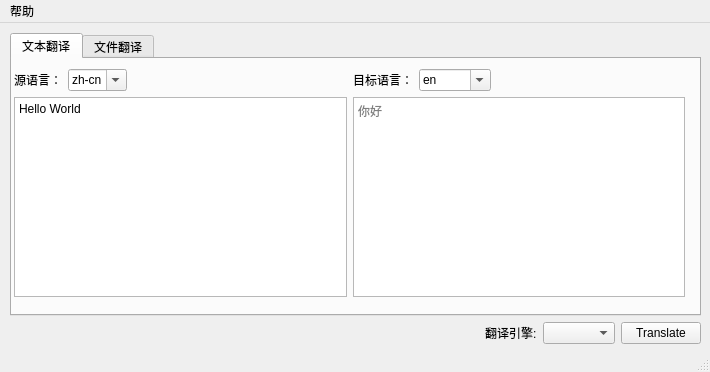
<?xml version="1.0" encoding="UTF-8"?>
<ui version="4.0">
 <author>屈金山</author>
 <class>TranslatorMainWindow</class>
 <widget class="QMainWindow" name="TranslatorMainWindow">
  <property name="geometry">
   <rect>
    <x>0</x>
    <y>0</y>
    <width>710</width>
    <height>372</height>
   </rect>
  </property>
  <property name="windowTitle">
   <string>谷歌翻译</string>
  </property>
  <widget class="QWidget" name="centralwidget">
   <widget class="QWidget" name="layoutWidget">
    <property name="geometry">
     <rect>
      <x>0</x>
      <y>0</y>
      <width>2</width>
      <height>2</height>
     </rect>
    </property>
    <layout class="QVBoxLayout" name="verticalLayout_3"/>
   </widget>
   <widget class="QWidget" name="">
    <property name="geometry">
     <rect>
      <x>10</x>
      <y>10</y>
      <width>691</width>
      <height>311</height>
     </rect>
    </property>
    <layout class="QVBoxLayout" name="verticalLayout_6">
     <item>
      <widget class="QTabWidget" name="translateTabWidget">
       <property name="currentIndex">
        <number>0</number>
       </property>
       <widget class="QWidget" name="textTranslate">
        <attribute name="title">
         <string>文本翻译</string>
        </attribute>
        <widget class="QWidget" name="">
         <property name="geometry">
          <rect>
           <x>2</x>
           <y>10</y>
           <width>671</width>
           <height>228</height>
          </rect>
         </property>
         <layout class="QHBoxLayout" name="horizontalLayout_12">
          <item>
           <layout class="QVBoxLayout" name="verticalLayout_2">
            <item>
             <layout class="QHBoxLayout" name="horizontalLayout">
              <item>
               <layout class="QHBoxLayout" name="horizontalLayout_3">
                <item>
                 <widget class="QLabel" name="textOriginLabel">
                  <property name="text">
                   <string>源语言：</string>
                  </property>
                 </widget>
                </item>
                <item>
                 <widget class="QComboBox" name="textOriginComboBox">
                  <property name="editable">
                   <bool>true</bool>
                  </property>
                  <item>
                   <property name="text">
                    <string>zh-cn</string>
                   </property>
                  </item>
                  <item>
                   <property name="text">
                    <string>en</string>
                   </property>
                  </item>
                 </widget>
                </item>
               </layout>
              </item>
              <item>
               <spacer name="horizontalSpacer_4">
                <property name="orientation">
                 <enum>Qt::Horizontal</enum>
                </property>
                <property name="sizeHint" stdset="0">
                 <size>
                  <width>40</width>
                  <height>20</height>
                 </size>
                </property>
               </spacer>
              </item>
             </layout>
            </item>
            <item>
             <widget class="QTextEdit" name="textOriginText">
              <property name="html">
               <string>&lt;!DOCTYPE HTML PUBLIC &quot;-//W3C//DTD HTML 4.0//EN&quot; &quot;http://www.w3.org/TR/REC-html40/strict.dtd&quot;&gt;
&lt;html&gt;&lt;head&gt;&lt;meta name=&quot;qrichtext&quot; content=&quot;1&quot; /&gt;&lt;meta charset=&quot;utf-8&quot; /&gt;&lt;style type=&quot;text/css&quot;&gt;
p, li { white-space: pre-wrap; }
&lt;/style&gt;&lt;/head&gt;&lt;body style=&quot; font-family:'Microsoft YaHei UI'; font-size:9pt; font-weight:400; font-style:normal;&quot;&gt;
&lt;p style=&quot; margin-top:0px; margin-bottom:0px; margin-left:0px; margin-right:0px; -qt-block-indent:0; text-indent:0px;&quot;&gt;Hello World&lt;/p&gt;&lt;/body&gt;&lt;/html&gt;</string>
              </property>
              <property name="placeholderText">
               <string>Hello World</string>
              </property>
             </widget>
            </item>
           </layout>
          </item>
          <item>
           <layout class="QVBoxLayout" name="verticalLayout">
            <item>
             <layout class="QHBoxLayout" name="horizontalLayout_11">
              <item>
               <layout class="QHBoxLayout" name="horizontalLayout_2">
                <item>
                 <widget class="QLabel" name="textDestLabel">
                  <property name="text">
                   <string>目标语言：</string>
                  </property>
                 </widget>
                </item>
                <item>
                 <widget class="QComboBox" name="textDestComboBox">
                  <property name="editable">
                   <bool>true</bool>
                  </property>
                  <property name="currentText">
                   <string>en</string>
                  </property>
                 </widget>
                </item>
               </layout>
              </item>
              <item>
               <spacer name="horizontalSpacer_5">
                <property name="orientation">
                 <enum>Qt::Horizontal</enum>
                </property>
                <property name="sizeHint" stdset="0">
                 <size>
                  <width>40</width>
                  <height>20</height>
                 </size>
                </property>
               </spacer>
              </item>
             </layout>
            </item>
            <item>
             <widget class="QTextEdit" name="textDestText">
              <property name="placeholderText">
               <string>你好</string>
              </property>
             </widget>
            </item>
           </layout>
          </item>
         </layout>
        </widget>
       </widget>
       <widget class="QWidget" name="fileTranslate">
        <attribute name="title">
         <string>文件翻译</string>
        </attribute>
        <widget class="QWidget" name="">
         <property name="geometry">
          <rect>
           <x>10</x>
           <y>10</y>
           <width>671</width>
           <height>228</height>
          </rect>
         </property>
         <layout class="QHBoxLayout" name="horizontalLayout_10">
          <item>
           <layout class="QVBoxLayout" name="verticalLayout_5">
            <item>
             <layout class="QHBoxLayout" name="horizontalLayout_8">
              <item>
               <layout class="QHBoxLayout" name="horizontalLayout_6">
                <item>
                 <widget class="QLabel" name="fileOriginComboBoxLabel">
                  <property name="text">
                   <string>源语言:</string>
                  </property>
                 </widget>
                </item>
                <item>
                 <widget class="QComboBox" name="fileOriginComboBox">
                  <property name="editable">
                   <bool>true</bool>
                  </property>
                  <property name="currentText">
                   <string>en</string>
                  </property>
                 </widget>
                </item>
               </layout>
              </item>
              <item>
               <spacer name="horizontalSpacer_2">
                <property name="orientation">
                 <enum>Qt::Horizontal</enum>
                </property>
                <property name="sizeHint" stdset="0">
                 <size>
                  <width>40</width>
                  <height>20</height>
                 </size>
                </property>
               </spacer>
              </item>
              <item>
               <widget class="QPushButton" name="addFilePushButton">
                <property name="text">
                 <string>Add File</string>
                </property>
               </widget>
              </item>
             </layout>
            </item>
            <item>
             <widget class="QTableWidget" name="tableWidget_3">
              <column>
               <property name="text">
                <string>文件名称</string>
               </property>
              </column>
              <column>
               <property name="text">
                <string>文件路径</string>
               </property>
              </column>
             </widget>
            </item>
           </layout>
          </item>
          <item>
           <layout class="QVBoxLayout" name="verticalLayout_4">
            <item>
             <layout class="QHBoxLayout" name="horizontalLayout_9">
              <item>
               <layout class="QHBoxLayout" name="horizontalLayout_7">
                <item>
                 <widget class="QLabel" name="fileDestLabel">
                  <property name="text">
                   <string>目标语言:</string>
                  </property>
                 </widget>
                </item>
                <item>
                 <widget class="QComboBox" name="fileDestComboBox">
                  <property name="editable">
                   <bool>true</bool>
                  </property>
                  <property name="currentText">
                   <string>en</string>
                  </property>
                 </widget>
                </item>
               </layout>
              </item>
              <item>
               <spacer name="horizontalSpacer_3">
                <property name="orientation">
                 <enum>Qt::Horizontal</enum>
                </property>
                <property name="sizeHint" stdset="0">
                 <size>
                  <width>40</width>
                  <height>20</height>
                 </size>
                </property>
               </spacer>
              </item>
             </layout>
            </item>
            <item>
             <widget class="QTableWidget" name="fileDestTableWidget">
              <column>
               <property name="text">
                <string>文件名称</string>
               </property>
              </column>
              <column>
               <property name="text">
                <string>文件路径</string>
               </property>
              </column>
             </widget>
            </item>
           </layout>
          </item>
         </layout>
        </widget>
       </widget>
      </widget>
     </item>
     <item>
      <layout class="QHBoxLayout" name="horizontalLayout_5">
       <item>
        <spacer name="horizontalSpacer">
         <property name="orientation">
          <enum>Qt::Horizontal</enum>
         </property>
         <property name="sizeHint" stdset="0">
          <size>
           <width>40</width>
           <height>20</height>
          </size>
         </property>
        </spacer>
       </item>
       <item>
        <layout class="QHBoxLayout" name="translateHL">
         <item>
          <layout class="QHBoxLayout" name="horizontalLayout_4">
           <item>
            <widget class="QLabel" name="engineLabel">
             <property name="text">
              <string>翻译引擎:</string>
             </property>
            </widget>
           </item>
           <item>
            <widget class="QComboBox" name="engineComboBox"/>
           </item>
          </layout>
         </item>
         <item>
          <widget class="QPushButton" name="translatePushButton">
           <property name="text">
            <string>Translate</string>
           </property>
          </widget>
         </item>
        </layout>
       </item>
      </layout>
     </item>
    </layout>
   </widget>
  </widget>
  <widget class="QMenuBar" name="menubar">
   <property name="geometry">
    <rect>
     <x>0</x>
     <y>0</y>
     <width>710</width>
     <height>22</height>
    </rect>
   </property>
   <widget class="QMenu" name="helpMenu">
    <property name="title">
     <string>帮助</string>
    </property>
   </widget>
   <addaction name="helpMenu"/>
  </widget>
  <widget class="QStatusBar" name="statusBar"/>
 </widget>
 <resources/>
 <connections/>
</ui>
